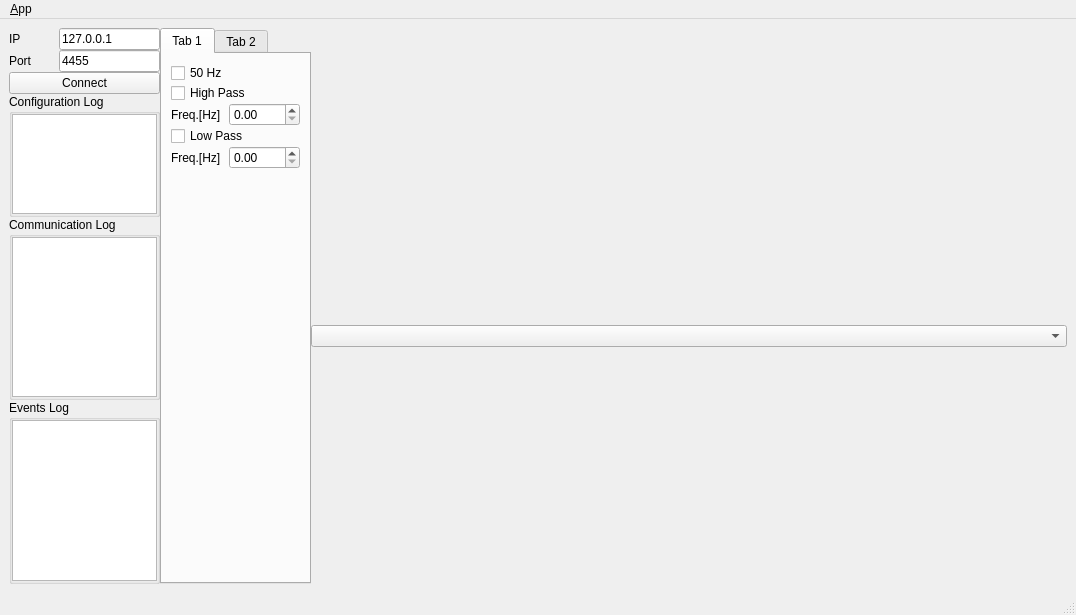
<?xml version="1.0" encoding="UTF-8"?>
<ui version="4.0">
 <class>MainWindowDesign</class>
 <widget class="QMainWindow" name="MainWindowDesign">
  <property name="geometry">
   <rect>
    <x>0</x>
    <y>0</y>
    <width>1076</width>
    <height>615</height>
   </rect>
  </property>
  <property name="windowTitle">
   <string>QRosApp</string>
  </property>
  <property name="windowIcon">
   <iconset resource="../resources/images.qrc">
    <normaloff>:/images/icon.png</normaloff>:/images/icon.png</iconset>
  </property>
  <property name="locale">
   <locale language="English" country="Australia"/>
  </property>
  <widget class="QWidget" name="centralwidget">
   <layout class="QHBoxLayout">
    <item>
     <layout class="QGridLayout" name="gridLayout" rowstretch="1,2,3,3" columnstretch="1,1,5">
      <property name="spacing">
       <number>0</number>
      </property>
      <item row="2" column="0">
       <widget class="QGroupBox" name="groupBox_com">
        <property name="title">
         <string>Communication Log</string>
        </property>
        <layout class="QGridLayout" name="gridLayout_4">
         <property name="leftMargin">
          <number>0</number>
         </property>
         <property name="topMargin">
          <number>0</number>
         </property>
         <property name="rightMargin">
          <number>0</number>
         </property>
         <property name="bottomMargin">
          <number>0</number>
         </property>
         <item row="0" column="0">
          <widget class="QListView" name="listView_com">
           <property name="sizePolicy">
            <sizepolicy hsizetype="Preferred" vsizetype="Preferred">
             <horstretch>0</horstretch>
             <verstretch>0</verstretch>
            </sizepolicy>
           </property>
          </widget>
         </item>
        </layout>
       </widget>
      </item>
      <item row="3" column="0">
       <widget class="QGroupBox" name="groupBox_eve">
        <property name="title">
         <string>Events Log</string>
        </property>
        <layout class="QGridLayout" name="gridLayout_5">
         <property name="leftMargin">
          <number>0</number>
         </property>
         <property name="topMargin">
          <number>0</number>
         </property>
         <property name="rightMargin">
          <number>0</number>
         </property>
         <property name="bottomMargin">
          <number>0</number>
         </property>
         <item row="0" column="0">
          <widget class="QListView" name="listView_eve">
           <property name="sizePolicy">
            <sizepolicy hsizetype="Preferred" vsizetype="Preferred">
             <horstretch>0</horstretch>
             <verstretch>0</verstretch>
            </sizepolicy>
           </property>
          </widget>
         </item>
        </layout>
       </widget>
      </item>
      <item row="0" column="0">
       <layout class="QGridLayout" name="gridLayout_2" columnstretch="1,2">
        <property name="sizeConstraint">
         <enum>QLayout::SetDefaultConstraint</enum>
        </property>
        <property name="spacing">
         <number>0</number>
        </property>
        <item row="0" column="0">
         <widget class="QLabel" name="label">
          <property name="text">
           <string>IP</string>
          </property>
         </widget>
        </item>
        <item row="1" column="0">
         <widget class="QLabel" name="label_2">
          <property name="text">
           <string>Port</string>
          </property>
         </widget>
        </item>
        <item row="1" column="1">
         <widget class="QLineEdit" name="lineEdit_port">
          <property name="sizePolicy">
           <sizepolicy hsizetype="Preferred" vsizetype="Preferred">
            <horstretch>0</horstretch>
            <verstretch>0</verstretch>
           </sizepolicy>
          </property>
          <property name="text">
           <string>4455</string>
          </property>
         </widget>
        </item>
        <item row="2" column="0" colspan="2">
         <widget class="QPushButton" name="button_connect">
          <property name="sizePolicy">
           <sizepolicy hsizetype="Preferred" vsizetype="Preferred">
            <horstretch>0</horstretch>
            <verstretch>0</verstretch>
           </sizepolicy>
          </property>
          <property name="text">
           <string>Connect</string>
          </property>
         </widget>
        </item>
        <item row="0" column="1">
         <widget class="QLineEdit" name="lineEdit_ip">
          <property name="sizePolicy">
           <sizepolicy hsizetype="Preferred" vsizetype="Preferred">
            <horstretch>0</horstretch>
            <verstretch>0</verstretch>
           </sizepolicy>
          </property>
          <property name="text">
           <string>127.0.0.1</string>
          </property>
         </widget>
        </item>
       </layout>
      </item>
      <item row="0" column="1" rowspan="4">
       <widget class="QTabWidget" name="tabWidget">
        <property name="sizePolicy">
         <sizepolicy hsizetype="Preferred" vsizetype="Preferred">
          <horstretch>0</horstretch>
          <verstretch>0</verstretch>
         </sizepolicy>
        </property>
        <property name="currentIndex">
         <number>0</number>
        </property>
        <widget class="QWidget" name="tab">
         <attribute name="title">
          <string>Tab 1</string>
         </attribute>
         <layout class="QGridLayout" name="gridLayout_6">
          <item row="1" column="0">
           <spacer name="verticalSpacer">
            <property name="orientation">
             <enum>Qt::Vertical</enum>
            </property>
            <property name="sizeHint" stdset="0">
             <size>
              <width>20</width>
              <height>40</height>
             </size>
            </property>
           </spacer>
          </item>
          <item row="0" column="0">
           <layout class="QVBoxLayout" name="verticalLayout">
            <property name="spacing">
             <number>0</number>
            </property>
            <item>
             <widget class="QCheckBox" name="checkBox_notch">
              <property name="text">
               <string>50 Hz</string>
              </property>
              <property name="checked">
               <bool>false</bool>
              </property>
             </widget>
            </item>
            <item>
             <widget class="QCheckBox" name="checkBox_high">
              <property name="text">
               <string>High Pass</string>
              </property>
             </widget>
            </item>
            <item>
             <layout class="QHBoxLayout" name="horizontalLayout">
              <property name="spacing">
               <number>0</number>
              </property>
              <item>
               <widget class="QLabel" name="label_3">
                <property name="text">
                 <string>Freq.[Hz]</string>
                </property>
               </widget>
              </item>
              <item>
               <widget class="QDoubleSpinBox" name="doubleSpinBox_high">
                <property name="maximum">
                 <double>1000.000000000000000</double>
                </property>
               </widget>
              </item>
             </layout>
            </item>
            <item>
             <widget class="QCheckBox" name="checkBox_low">
              <property name="text">
               <string>Low Pass</string>
              </property>
             </widget>
            </item>
            <item>
             <layout class="QHBoxLayout" name="horizontalLayout_2">
              <property name="spacing">
               <number>0</number>
              </property>
              <item>
               <widget class="QLabel" name="label_4">
                <property name="text">
                 <string>Freq.[Hz]</string>
                </property>
               </widget>
              </item>
              <item>
               <widget class="QDoubleSpinBox" name="doubleSpinBox_low">
                <property name="maximum">
                 <double>1000.000000000000000</double>
                </property>
               </widget>
              </item>
             </layout>
            </item>
           </layout>
          </item>
         </layout>
        </widget>
        <widget class="QWidget" name="tab_2">
         <attribute name="title">
          <string>Tab 2</string>
         </attribute>
        </widget>
       </widget>
      </item>
      <item row="1" column="0">
       <widget class="QGroupBox" name="groupBox_config">
        <property name="sizePolicy">
         <sizepolicy hsizetype="Preferred" vsizetype="Preferred">
          <horstretch>0</horstretch>
          <verstretch>0</verstretch>
         </sizepolicy>
        </property>
        <property name="title">
         <string>Configuration Log</string>
        </property>
        <layout class="QGridLayout" name="gridLayout_3">
         <property name="leftMargin">
          <number>0</number>
         </property>
         <property name="topMargin">
          <number>0</number>
         </property>
         <property name="rightMargin">
          <number>0</number>
         </property>
         <property name="bottomMargin">
          <number>0</number>
         </property>
         <property name="horizontalSpacing">
          <number>6</number>
         </property>
         <item row="0" column="0">
          <widget class="QListView" name="listView_config">
           <property name="sizePolicy">
            <sizepolicy hsizetype="Preferred" vsizetype="Preferred">
             <horstretch>0</horstretch>
             <verstretch>0</verstretch>
            </sizepolicy>
           </property>
          </widget>
         </item>
        </layout>
       </widget>
      </item>
      <item row="0" column="2" rowspan="4">
       <layout class="QGridLayout" name="gridLayout_chartwidget" rowstretch="5,1,2,2">
        <property name="spacing">
         <number>0</number>
        </property>
        <item row="0" column="0">
         <widget class="QChartView" name="chartwidget" native="true">
          <property name="sizePolicy">
           <sizepolicy hsizetype="Preferred" vsizetype="Preferred">
            <horstretch>0</horstretch>
            <verstretch>0</verstretch>
           </sizepolicy>
          </property>
         </widget>
        </item>
        <item row="2" column="0">
         <widget class="QChartView" name="single_chartwidget" native="true">
          <property name="sizePolicy">
           <sizepolicy hsizetype="Preferred" vsizetype="Preferred">
            <horstretch>0</horstretch>
            <verstretch>0</verstretch>
           </sizepolicy>
          </property>
         </widget>
        </item>
        <item row="3" column="0">
         <widget class="QChartView" name="fft_chartwidget" native="true">
          <property name="sizePolicy">
           <sizepolicy hsizetype="Preferred" vsizetype="Preferred">
            <horstretch>0</horstretch>
            <verstretch>0</verstretch>
           </sizepolicy>
          </property>
         </widget>
        </item>
        <item row="1" column="0">
         <widget class="QComboBox" name="chan_comboBox">
          <property name="editable">
           <bool>false</bool>
          </property>
         </widget>
        </item>
       </layout>
      </item>
     </layout>
    </item>
   </layout>
  </widget>
  <widget class="QMenuBar" name="menubar">
   <property name="geometry">
    <rect>
     <x>0</x>
     <y>0</y>
     <width>1076</width>
     <height>28</height>
    </rect>
   </property>
   <widget class="QMenu" name="menu_File">
    <property name="title">
     <string>&amp;App</string>
    </property>
    <addaction name="action_Preferences"/>
    <addaction name="separator"/>
    <addaction name="actionAbout"/>
    <addaction name="actionAbout_Qt"/>
    <addaction name="separator"/>
    <addaction name="action_Quit"/>
   </widget>
   <addaction name="menu_File"/>
  </widget>
  <widget class="QStatusBar" name="statusbar"/>
  <action name="action_Quit">
   <property name="text">
    <string>&amp;Quit</string>
   </property>
   <property name="shortcut">
    <string>Ctrl+Q</string>
   </property>
   <property name="shortcutContext">
    <enum>Qt::ApplicationShortcut</enum>
   </property>
  </action>
  <action name="action_Preferences">
   <property name="text">
    <string>&amp;Preferences</string>
   </property>
  </action>
  <action name="actionAbout">
   <property name="text">
    <string>&amp;About</string>
   </property>
  </action>
  <action name="actionAbout_Qt">
   <property name="text">
    <string>About &amp;Qt</string>
   </property>
  </action>
 </widget>
 <customwidgets>
  <customwidget>
   <class>QChartView</class>
   <extends>QWidget</extends>
   <header location="global">qchartview.h</header>
   <container>1</container>
  </customwidget>
 </customwidgets>
 <resources>
  <include location="../resources/images.qrc"/>
 </resources>
 <connections>
  <connection>
   <sender>action_Quit</sender>
   <signal>triggered()</signal>
   <receiver>MainWindowDesign</receiver>
   <slot>close()</slot>
   <hints>
    <hint type="sourcelabel">
     <x>-1</x>
     <y>-1</y>
    </hint>
    <hint type="destinationlabel">
     <x>399</x>
     <y>299</y>
    </hint>
   </hints>
  </connection>
 </connections>
</ui>
